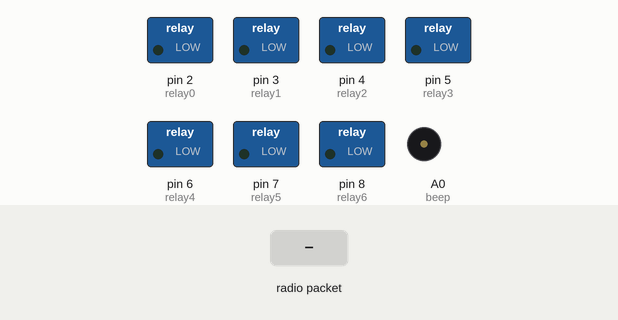
A sketch run on a simulated Arduino Uno, built with avr-gcc and run on an emulated ATmega328P. On the bench: switched loads named in the sketch (green lamp = pin HIGH), buzzer (waves = sounding, pin HIGH). The inputs (shaded band) are chosen by the test bench. No radio packets arrive unless stated.

Above: at 1.2 s.
1.3 s: radio packet "1" arrives
At 1.8 s:
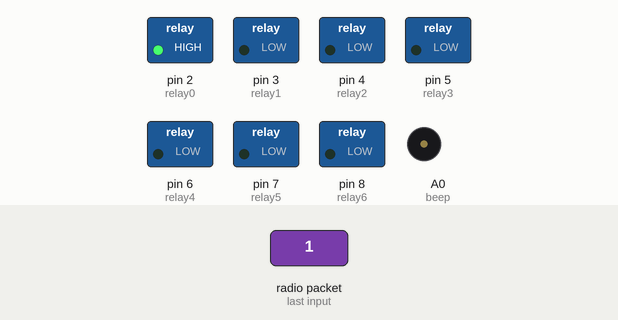
Timing chart, 0 to 4.3 s (numbered marks = the images above; inputs shaded):
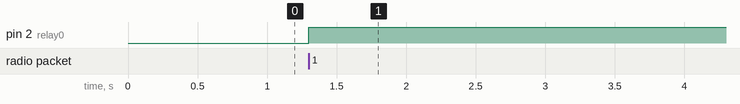

Measured:
- after the input at 1.3 s, pin 2 (relay0): LOW → HIGH at once

The sketch:

RX.ino
```cpp
/*   Данный скетч делает следующее: передатчик (TX) отправляет массив
     данных, который генерируется согласно показаниям с кнопки и с
     двух потенциомтеров. Приёмник (RX) получает массив, и записывает
     данные на реле, сервомашинку и генерирует ШИМ сигнал на транзистор.
    by AlexGyver 2016
*/

#include <SPI.h>
#include "nRF24L01.h"
#include "RF24.h"


RF24 radio(9, 10); // "создать" модуль на пинах 9 и 10 Для Уно
//RF24 radio(9,53); // для Меги

byte recieved_data[7]; // массив принятых данных
byte relay0 = 2; // реле на 2 цифровом
byte relay1 = 3; // реле на 2 цифровом
byte relay2 = 4; // реле на 2 цифровом
byte relay3 = 5; // реле на 2 цифровом
byte relay4 = 6; // реле на 2 цифровом
byte relay5 = 7; // реле на 2 цифровом
byte relay6 = 8; // реле на 2 цифровом

byte beep = A0; // beep


byte address[][6] = {"1Node", "2Node", "3Node", "4Node", "5Node", "6Node"}; //возможные номера труб

void setup() {
  Serial.begin(9600); //открываем порт для связи с ПК

  pinMode(relay0, OUTPUT); // настроить пин реле как выход
  pinMode(relay1, OUTPUT); // настроить пин реле как выход
  pinMode(relay2, OUTPUT); // настроить пин реле как выход
  pinMode(relay3, OUTPUT); // настроить пин реле как выход
  pinMode(relay4, OUTPUT); // настроить пин реле как выход
  pinMode(relay5, OUTPUT); // настроить пин реле как выход
  pinMode(relay6, OUTPUT); // настроить пин реле как выход

  pinMode(beep, OUTPUT); // настроить пин реле как выход

  radio.begin(); //активировать модуль
  radio.setAutoAck(1);         //режим подтверждения приёма, 1 вкл 0 выкл
  radio.setRetries(0, 15);    //(время между попыткой достучаться, число попыток)
  radio.enableAckPayload();    //разрешить отсылку данных в ответ на входящий сигнал
  radio.setPayloadSize(32);     //размер пакета, в байтах

  radio.openReadingPipe(1, address[0]);     //хотим слушать трубу 0
  radio.setChannel(0x60);  //выбираем канал (в котором нет шумов!)

  radio.setPALevel (RF24_PA_MAX); //уровень мощности передатчика. На выбор RF24_PA_MIN, RF24_PA_LOW, RF24_PA_HIGH, RF24_PA_MAX
  radio.setDataRate (RF24_250KBPS); //скорость обмена. На выбор RF24_2MBPS, RF24_1MBPS, RF24_250KBPS
  //должна быть одинакова на приёмнике и передатчике!
  //при самой низкой скорости имеем самую высокую чувствительность и дальность!!

  radio.powerUp(); //начать работу
  radio.startListening();  //начинаем слушать эфир, мы приёмный модуль
}

void loop() {
  byte pipeNo;
  while ( radio.available(&pipeNo)) {  // слушаем эфир со всех труб
    radio.read( &recieved_data, sizeof(recieved_data) );         // чиатем входящий сигнал

    digitalWrite(relay0, recieved_data[0]); // подать на реле сигнал с 0 места массива
    digitalWrite(relay1, recieved_data[1]); // подать на реле сигнал с 0 места массива
    digitalWrite(relay2, recieved_data[2]); // подать на реле сигнал с 0 места массива
    digitalWrite(relay3, recieved_data[3]); // подать на реле сигнал с 0 места массива
    digitalWrite(relay4, recieved_data[4]); // подать на реле сигнал с 0 места массива
    digitalWrite(relay5, recieved_data[5]); // подать на реле сигнал с 0 места массива
    digitalWrite(relay6, recieved_data[6]); // подать на реле сигнал с 0 места массива


    if (recieved_data[0] == 1 || recieved_data[1] == 1 || recieved_data[2] == 1 || recieved_data[3] == 1 || recieved_data[4] == 1 ||  recieved_data[5] == 1 || recieved_data[6] == 1 || recieved_data[7] == 1){
      digitalWrite(beep,1);
       }
else
{
  digitalWrite(beep,0);
  }

    //то бишь 0 или 1


  }
}
```
